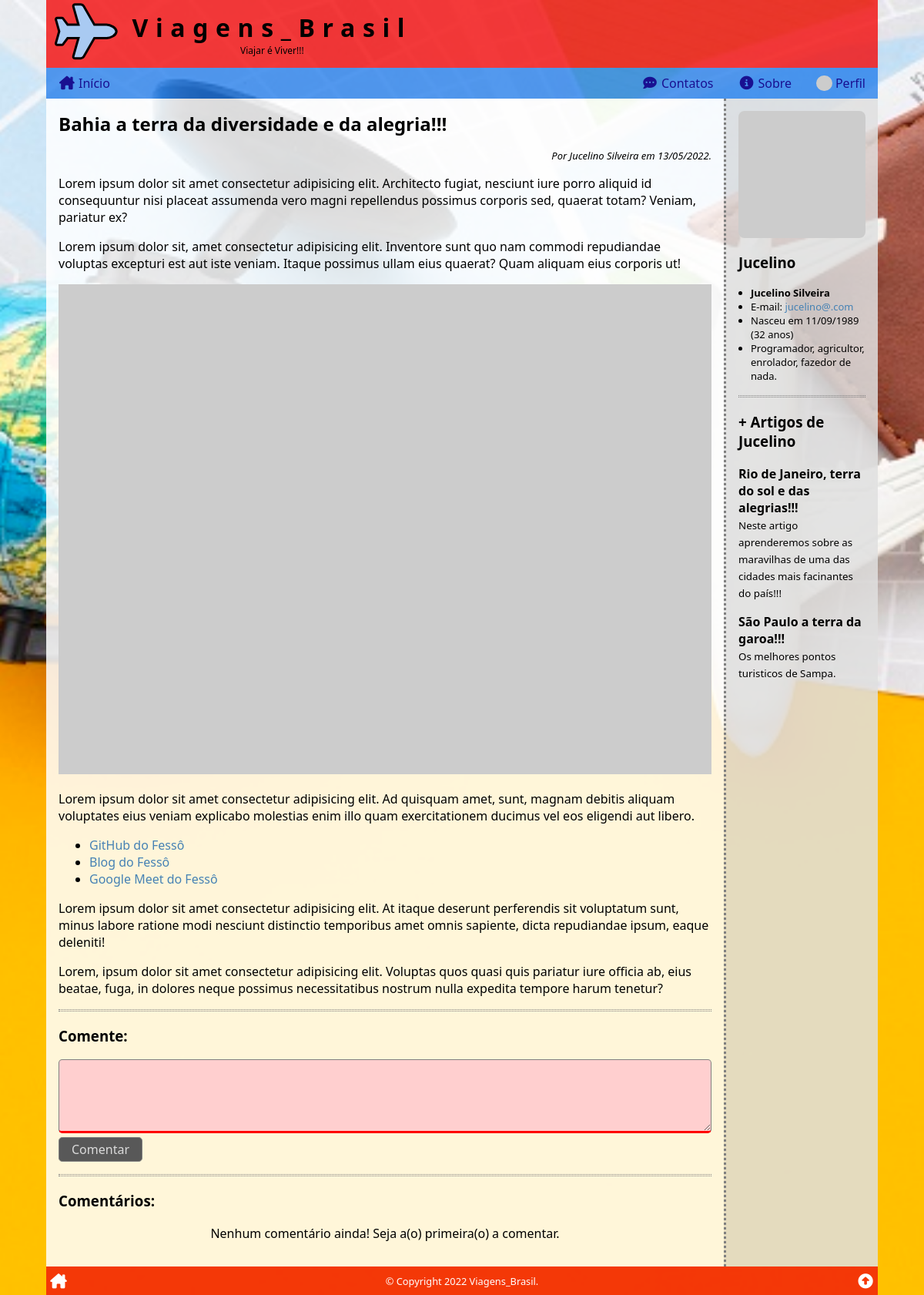
/ler/?id=2 (signed in), run on the app's committed database.
### tables this page shows
CREATE TABLE articles (
    art_id INT PRIMARY KEY AUTO_INCREMENT,
    art_title VARCHAR(127),
    art_intro VARCHAR(255),
    art_thumb VARCHAR(255),
    art_content TEXT,
    art_author INT,
    art_date TIMESTAMP DEFAULT CURRENT_TIMESTAMP,
    art_views INT DEFAULT '0',
    art_status ENUM('on', 'off', 'deleted') DEFAULT 'on',
    FOREIGN KEY (art_author) REFERENCES users (user_id)
);

CREATE TABLE users (
    user_id INT PRIMARY KEY AUTO_INCREMENT,
    user_name VARCHAR(255),
    user_email VARCHAR(255),
    user_birth DATE,
    user_photo VARCHAR(255),
    user_date TIMESTAMP DEFAULT CURRENT_TIMESTAMP,
    user_profile TEXT,
    user_password VARCHAR(255),
    user_type ENUM('user', 'author', 'admin') DEFAULT 'user',
    user_status ENUM('on', 'off', 'deleted') DEFAULT 'on'
);

### _config.php (called while the page is built, shortened)
<?php
function get_years_old($birth)
{
    $n = array(date('Y'), date('m'), date('d'));
    $b = explode('-', $birth);
    $yo = $n[0] - $b[0];
    if ($n[1] < $b[1]) {
        $yo--;
    } elseif ($n[1] == $b[1] and $n[2] <= $b[2]) {
        $yo--;
    }
    return $yo;
}

### ler/index.php (the view, shortened to what this page needs)
<?php
require($_SERVER['DOCUMENT_ROOT'] . '/_config.php');
$comment_list = '';
if (isset($_GET['id'])) $id = intval($_GET['id']);
else $id = 0;
$sql = <<<SQL
SELECT *,
	    -- DATE_FORMAT(art_date, '%d/%m/%Y às %H:%i') AS date_br,
        DATE_FORMAT(art_date, '%d/%m/%Y') AS date_br,
        DATE_FORMAT(user_birth, '%d/%m/%Y') AS birth_br
    FROM `articles`
INNER JOIN `users` ON art_author = user_id
WHERE art_id = '{$id}'
    AND art_status = 'on'
    AND art_date <= NOW();
SQL;
$res = $conn->query($sql);
$artigo = $res->fetch_assoc();
$html_article = <<<HTML
<h2>{$artigo['art_title']}</h2>
<div class="author-date">
    Por {$artigo['user_name']} em {$artigo['date_br']}.
</div>
<div>{$artigo['art_content']}</div>
HTML;
$nome = explode(' ', $artigo['user_name'])[0];
$idade = get_years_old($artigo['user_birth']);
$html_author = <<<HTML
<div class="author-meta">
    <img src="{$artigo['user_photo']}" alt="{$artigo['user_name']}">
    <h3>{$nome}</h3>
    <ul>
        <li><strong>{$artigo['user_name']}</strong></li>
        <li>E-mail: <a href="mailto:{$artigo['user_email']}" target="_blank">{$artigo['user_email']}</a></li>
        <li>Nasceu em {$artigo['birth_br']} ({$idade} anos)</li>
        <li>{$artigo['user_profile']}</li>
    </ul>
</div>
HTML;
$sql = <<<SQL
SELECT art_id, art_title, art_intro
FROM `articles`
WHERE art_author = '{$artigo['user_id']}'
    AND art_id != '{$artigo['art_id']}'
	AND art_status = 'on'
    AND art_date <= NOW()
ORDER BY RAND()
LIMIT 4;
SQL;
$res = $conn->query($sql);
if ($res->num_rows > 0) :
    $html_author .= <<<HTML
<div class="author-articles">
    <hr class="divider">
    <h3>+ Artigos de {$nome}</h3>
HTML;
    while ($mais_artigos = $res->fetch_assoc()) :
        $html_author .= <<<HTML
    <div class="author-article" onclick="location.href='/ler/?id={$mais_artigos['art_id']}'">
        <h4>{$mais_artigos['art_title']}</h4>
        <small>{$mais_artigos['art_intro']}</small>
    </div>
HTML;
    endwhile;
    $html_author .= "</div>";
endif;
$sql = <<<SQL
SELECT comments.*, users.user_name, users.user_photo,
DATE_FORMAT(cmt_date, '%d/%m/%Y às %H:%i') AS cmt_date_br
 FROM comments
 INNER JOIN users ON cmt_author = user_id
WHERE cmt_article = '{$id}'
AND cmt_status = 'on'
ORDER BY cmt_date DESC;
SQL;
$res = $conn->query($sql);
if ($res->num_rows > 0) :
    while ($cmt = $res->fetch_assoc()) :
        $comment_list .= <<<HTML
     <div class="comment">
        <div class="comment-meta">
            Por {$cmt['user_name']} em {$cmt['cmt_date_br']}.
        </div>
        {$cmt['cmt_comment']}
     </div>
HTML;
    endwhile;
else :
    $comment_list = '<p class="text-center">Nenhum comentário ainda! Seja a(o) primeira(o) a comentar.</p>';
endif;
if (isset($_COOKIE['user']))
    $comment_form = true;
else
    $comment_form = false;
require($_SERVER['DOCUMENT_ROOT'] . '/_header.php');
?>
<section>
    <?php
    echo $html_article;
    ?>
    <hr class="divider">
    <?php if ($comment_form) : ?>
        <h3>Comente:</h3>
        <form action="<?php echo htmlspecialchars($_SERVER["PHP_SELF"]) . '?id=' . $id; ?>" method="post">
            <p>
                <textarea name="comment" id="comment" required></textarea>
                <button type="submit">Comentar</button>
            </p>
        </form>
        <hr class="divider">
    <?php endif; ?>
    <h3>Comentários:</h3>
    <?php echo $comment_list; ?>
</section>
<aside>
    <?php
    echo $html_author;
    ?>
</aside>
<?php
require($_SERVER['DOCUMENT_ROOT'] . '/_footer.php');

### ler/style.css (style rules this page uses)
.author-date { margin-top: 1rem; font-size: small; text-align: right; font-style: italic; }
section img { width: 100%; max-width: auto; }
.author-meta img { display: block; width: 100%; max-width: 200px; margin: auto; border-radius: .5rem; }
.author-meta ul { font-size: small; margin: 0; padding-left: 1rem; }
.author-article { cursor: pointer; margin-bottom: 1rem; }
.author-article:last-child { margin-bottom: 0; }
.author-article h4 { margin: 0; }

### style.css (style rules this page uses)
* { box-sizing: border-box; outline: none; transition: .2s; }
html, body { position: relative; width: 100%; height: 100%; padding: 0; margin: 0; font-family: 'Segoe UI', Tahoma, Geneva, Verdana, sans-serif; font-size: 16px; }
a { color: steelblue; text-decoration: none; }
header, nav, section, article, main, aside, footer { display: block; }
body { background-color: rgb(170, 170, 170); background-attachment: fixed; background-image: url('/img/viagens08.jpg'); background-position: center; background-repeat: no-repeat; background-size: cover; }
.wrap>main>section, .wrap>main>aside { padding: 1rem; }
.wrap>main>section { flex-grow: 1; background-color: rgba(255, 255, 255, .85); }
.wrap>main>aside { border-top: 3px dotted grey; background: rgba(224, 224, 224, .85); }
.wrap>main>section>h2:first-child, .wrap>main>aside>h3:first-child { margin: 0; }
.text-center { text-align: center; }
hr.divider { border: none; border-top: 1px dotted grey; border-bottom: 1px dotted grey; height: 3px; margin: 1rem 0; }
form input, form textarea, form button, form button[onclick] { font-family: inherit; font-size: inherit; padding: .25rem .5rem; border: 1px solid grey; border-radius: .3rem; }
form input, form textarea { width: 100%; }
form textarea { height: 6rem; resize: vertical; }
form button, form button[onclick] { background: steelblue; color: white; cursor: pointer; padding-left: 1rem; padding-right: 1rem; }
form input:invalid, form textarea:invalid { background: rgb(255, 207, 207); border-bottom: 3px solid red; }
form:invalid button { background: rgb(88, 88, 88); color: rgb(219, 219, 219); cursor: not-allowed; }
@media (min-width: 768px) { .wrap>main>aside { border-top: none; border-left: 3px dotted grey; flex: 0 0 200px; } }

### data on the page
articles: art_title "Bahia a terra da diversidade e da alegria!!!", art_author.user_name "Jucelino Silveira", art_content "Lorem ipsum dolor sit amet consectetur adipisicing elit. Architecto fugiat, nesciunt iure porro aliquid id consequuntur nisi placeat assumenda vero magni repellendus possimus corporis sed, quaerat totam? Veniam, pariatur ex? Lorem ipsum dolor sit, amet consectetur adipisicing elit. Inventore sunt quo nam commodi repudiandae voluptas excepturi est aut iste veniam. Itaque possimus ullam eius quaerat? Quam aliquam eius corporis ut! Lorem ipsum dolor sit amet consectetur adipisicing elit. Ad quisquam amet, sunt, magnam debitis aliquam voluptates eius veniam explicabo molestias enim illo quam exercitationem ducimus vel eos eligendi aut libero. GitHub do Fessô Blog do Fessô Google Meet do Fessô…", art_author.user_name "Jucelino", art_author.user_email "jucelino@.com", art_author.user_birth "32", art_author.user_profile "Programador, agricultor, enrolador, fazedor de nada."
articles: art_title "Rio de Janeiro, terra do sol e das alegrias!!!", art_intro "Neste artigo aprenderemos sobre as maravilhas de uma das cidades mais facinantes do país!!!"
articles: art_title "São Paulo a terra da garoa!!!", art_intro "Os melhores pontos turisticos de Sampa."

### other printed values
$artigo['date_br'] "13/05/2022"
$artigo['birth_br'] "11/09/1989"
